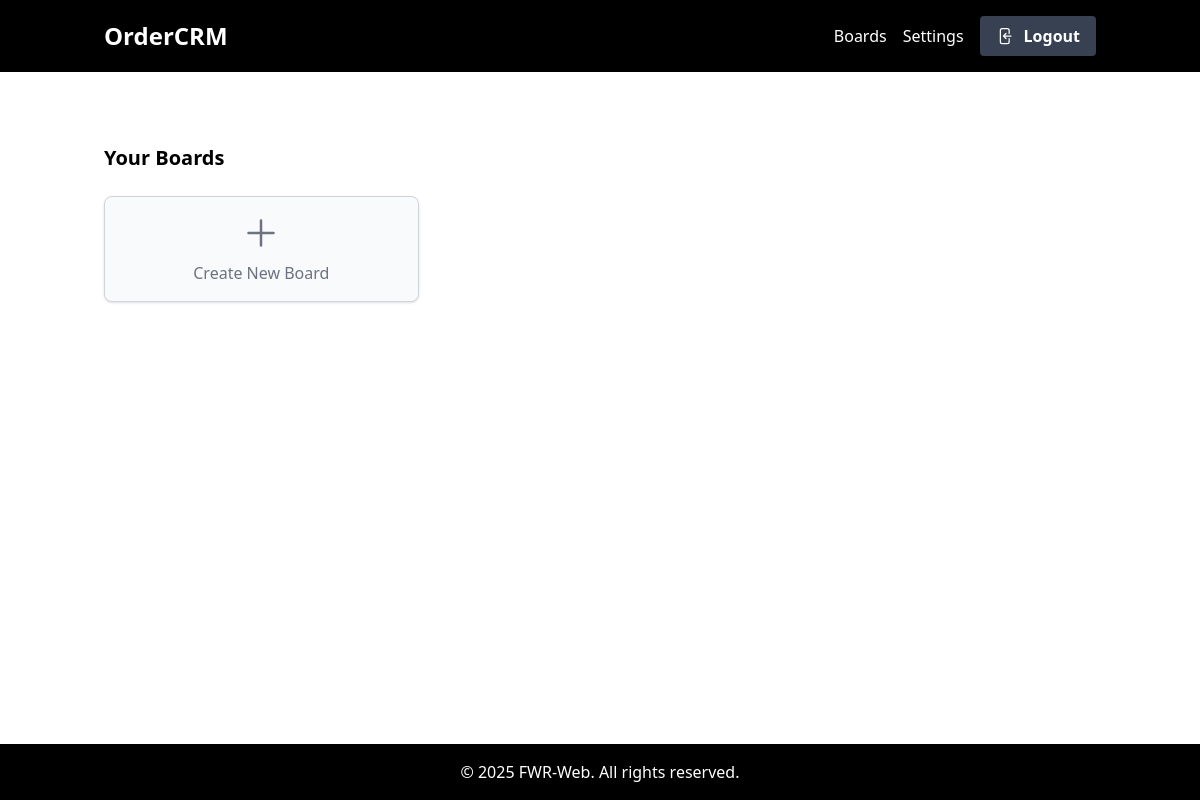
/boards/ (signed in), run on an earlier commit of the app's database.
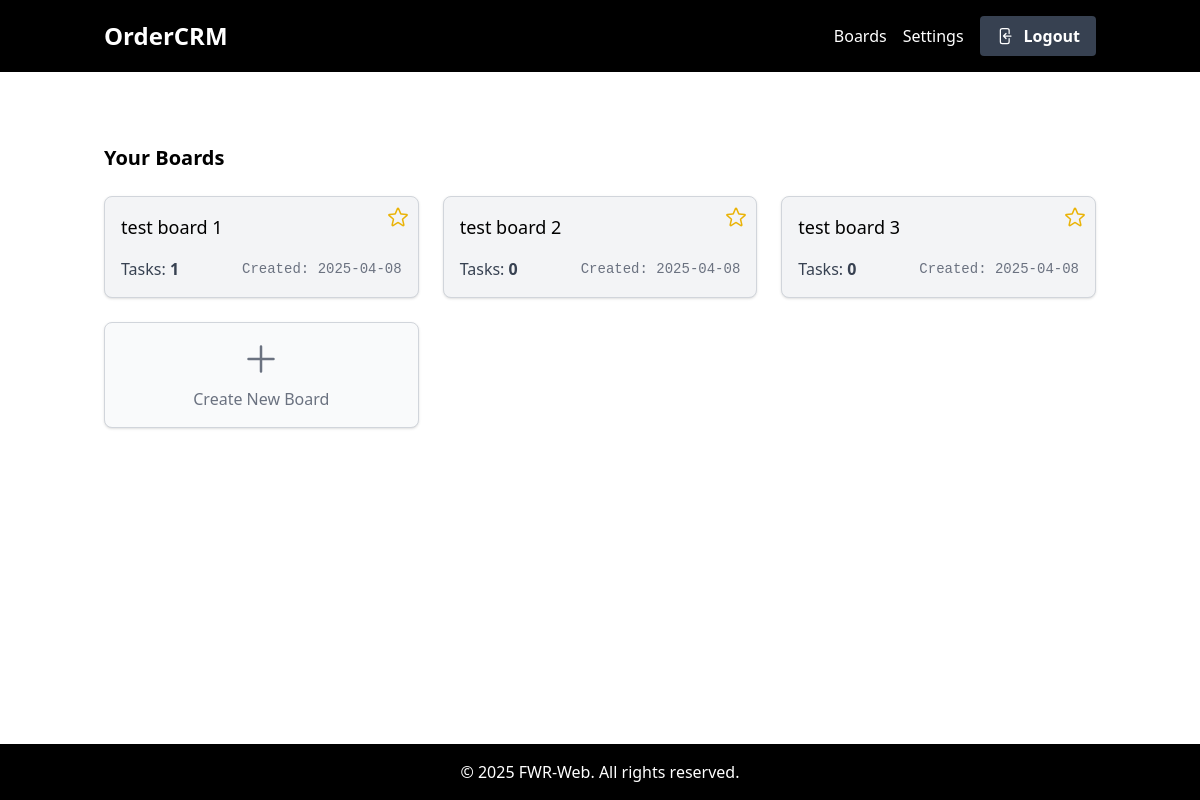
And on a later commit of the database.
### boards/models.py (models this page shows, shortened)
class TimeStampedModel(models.Model):
    created = models.DateTimeField(auto_now_add=True)
    modified = models.DateTimeField(auto_now=True)
    class Meta:
        abstract = True

class Board(TimeStampedModel):
    title = models.CharField(max_length=128)
    owner = models.ForeignKey(User, on_delete=models.CASCADE)
    order = models.IntegerField(null=True, blank=True)
    @property
    def card_count(self):
        return Card.objects.filter(column__board=self).count()
    @staticmethod
    def get_available(user):
        return Board.objects.prefetch_related(
            Prefetch('invite_set', queryset=Invite.objects.filter(user=user))
        ).filter(Q(invite__user=user) | Q(owner=user)).distinct()
    @staticmethod
    def get_favorites(user):
        return Board.get_available(user).prefetch_related(
            Prefetch('favorite', queryset=Favorite.objects.filter(user=user))
        ).filter(favorite__user=user)

### boards/views.py (the view, shortened to what this page needs)
# urls.py: path('', BoardListView.as_view(), name='board_list'),
@method_decorator(login_required(login_url=reverse_lazy('login')), name='dispatch', )
class BoardListView(ListView):
    template_name = "boards/board_list.html"
    def get_queryset(self):
        return Board.get_available(self.request.user)
    def get_favorites_queryset(self):
        return Board.get_favorites(self.request.user)
    def get_context_data(self, *, object_list=None, **kwargs):
        context = super().get_context_data()
        context["favorite_object_list"] = self.get_favorites_queryset()
        return context

### boards/templatetags/board_tags.py (called while the page is built)
@register.filter
def is_favorite(board, user):
    if user.is_authenticated:
        return Favorite.objects.filter(board=board, user=user).exists()
    return False

### boards/templates/boards/board_list.html (shortened to what this page needs)
{% extends "boards/base.html" %}
{% block content %}
    <div x-data="{ openModal: false }">
        <h2 class="text-xl font-semibold mb-6 mt-10">Your Boards</h2>
        <div class="grid grid-cols-1 sm:grid-cols-2 md:grid-cols-3 gap-6">
            {% for object in object_list %}
                {% include "boards/partial/board_card.html" %}
            {% endfor %}
            <div @click="openModal = true"
                 class="bg-gray-50 border border-gray-300 rounded-lg p-4 flex flex-col items-center justify-center shadow hover:bg-gray-100 cursor-pointer">
                <svg xmlns="http://www.w3.org/2000/svg" fill="none" viewBox="0 0 24 24" stroke-width="1.5"
                     stroke="currentColor" class="w-10 h-10 text-gray-500 mb-2">
                    <path stroke-linecap="round" stroke-linejoin="round" d="M12 4.5v15m7.5-7.5h-15"/>
                </svg>
                <p class="text-gray-500 font-medium">Create New Board</p>
            </div>
        </div>
    </div>
{% endblock %}

### boards/templates/boards/partial/board_card.html (shortened to what this page needs)
{% load board_tags %}
<div class="relative bg-gray-100 border border-gray-300 rounded-lg p-4 shadow">
    <h3 class="text-lg font-medium mb-4">
        <a href="{% url 'board_detail' pk=object.pk %}">
            {{ object.title }}
        </a>
    </h3>
    <div class="flex items-center justify-between text-gray-700">
        <p>Tasks: <span class="font-semibold">{{ object.card_count }}</span></p>
        <p class="font-mono text-sm text-gray-500">Created: {{ object.created|date:'Y-m-d' }}</p>
    </div>
</div>

What changed in the data, as far as the page shows it:
added Board: title "test board 1", card_count "1", created "2025-04-08"
added Board: title "test board 2", card_count "0", created "2025-04-08"
added Board: title "test board 3", card_count "0", created "2025-04-08"
